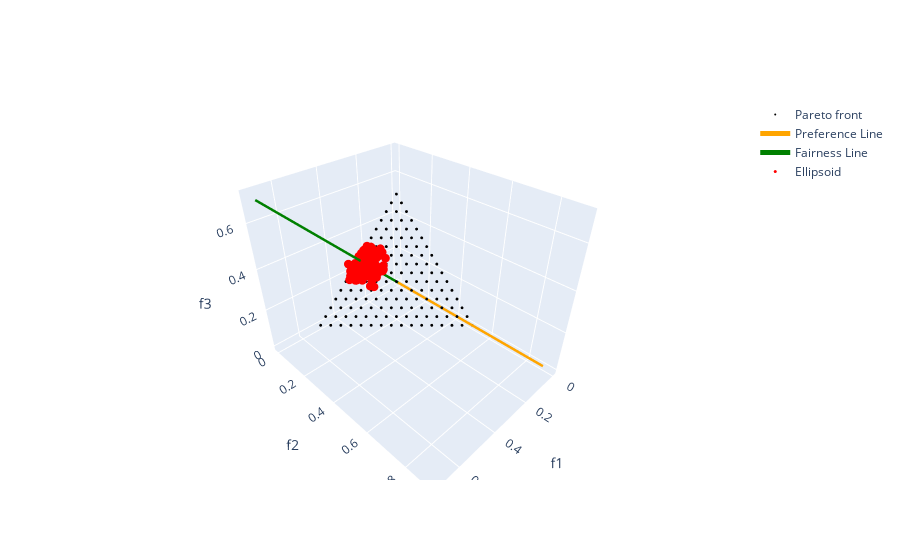

The cell this chart's notebook holds for it:
### Code cell
plot_3d_plotly(pf, ref_dir, fair_dir, res_soften)
